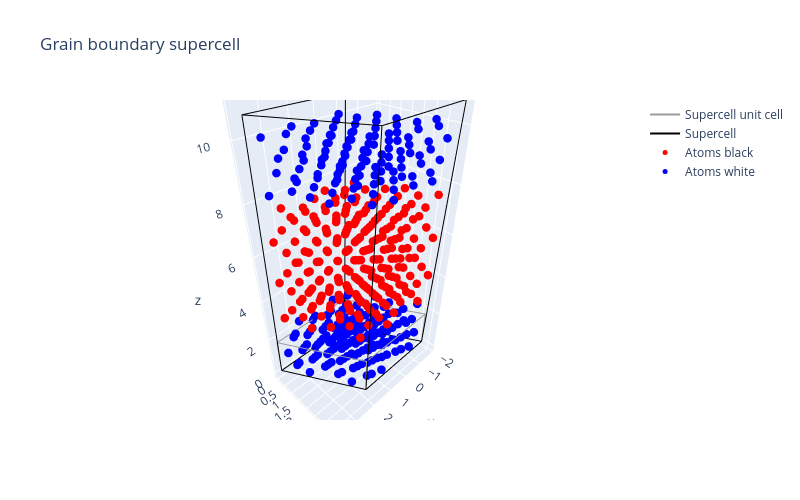

The cell this chart's notebook holds for it:
### Markdown cell above
## Visualising the supercell
The module contains functions for visualising the final supercell. A 3D view is called as follows:

### Code cell
test_supercell.visualise_3d()

### Figure 1 — Plotly figure (JSON) as saved in the notebook; plotly's stock layout.template omitted (floating-point values rounded to 4 significant figures; data arrays with more than 128 entries replaced by an {"elided": "..."} marker saying what was removed)
{"data": [{"line": {"color": "rgb(155, 155, 155)", "width": 2}, "mode": "lines", "name": "Supercell unit cell", "type": "scatter3d", "x": [0, 3.742, null, 0, -1.871, null, 0, -1.895e-16, null, 3.742, 1.871, null, -1.871, 1.871, null, 1.871, 1.871, null, -1.871, 1.871, null, -1.895e-16, -1.871, null, -1.895e-16, 3.742, null, 3.742, 1.871, null, 3.742, 3.742, null, -1.871, -1.871, null], "y": [0, -5.499e-15, null, 0, 3.24, null, 0, -1.766e-15, null, -5.499e-15, 3.24, null, 3.24, 3.24, null, 3.24, 3.24, null, 3.24, 3.24, null, -1.766e-15, 3.24, null, -1.766e-15, -7.265e-15, null, -7.265e-15, 3.24, null, -5.499e-15, -7.265e-15, null, 3.24, 3.24, null], "z": [0, -2.815e-17, null, 0, 3.969e-15, null, 0, 1.732, null, -2.815e-17, 3.941e-15, null, 3.969e-15, 3.941e-15, null, 3.941e-15, 1.732, null, 1.732, 1.732, null, 1.732, 1.732, null, 1.732, 1.732, null, 1.732, 1.732, null, -2.815e-17, 1.732, null, 3.969e-15, 1.732, null]}, {"line": {"color": "rgb(0, 0, 0)", "width": 2}, "mode": "lines", "name": "Supercell", "type": "scatter3d", "x": [0, 3.742, null, 0, -1.871, null, 0, 0.126, null, 3.742, 1.871, null, -1.871, 1.871, null, 1.871, 1.997, null, -1.745, 1.997, null, 0.126, -1.745, null, 0.126, 3.868, null, 3.868, 1.997, null, 3.742, 3.868, null, -1.871, -1.745, null], "y": [0, -5.499e-15, null, 0, 3.24, null, 0, 0.4592, null, -5.499e-15, 3.24, null, 3.24, 3.24, null, 3.24, 3.7, null, 3.7, 3.7, null, 0.4592, 3.7, null, 0.4592, 0.4592, null, 0.4592, 3.7, null, -5.499e-15, 0.4592, null, 3.24, 3.7, null], "z": [0, -2.815e-17, null, 0, 3.969e-15, null, 0, 10.78, null, -2.815e-17, 3.941e-15, null, 3.969e-15, 3.941e-15, null, 3.941e-15, 10.78, null, 10.78, 10.78, null, 10.78, 10.78, null, 10.78, 10.78, null, 10.78, 10.78, null, -2.815e-17, 10.78, null, 3.969e-15, 10.78, null]}, {"marker": {"color": "rgb(255, 0, 0)", "size": 5}, "mode": "markers", "name": "Atoms black", "type": "scatter3d", "x": {"elided": "252 float values"}, "y": {"elided": "252 float values"}, "z": {"elided": "252 float values"}}, {"marker": {"color": "rgb(0, 0, 255)", "size": 5}, "mode": "markers", "name": "Atoms white", "type": "scatter3d", "x": {"elided": "252 float values"}, "y": {"elided": "252 float values"}, "z": {"elided": "252 float values"}}], "layout": {"height": 500, "title": {"text": "Grain boundary supercell"}, "width": 800, "xaxis": {"domain": [0, 0.9], "nticks": 10}, "yaxis": {"scaleanchor": "x"}}}
